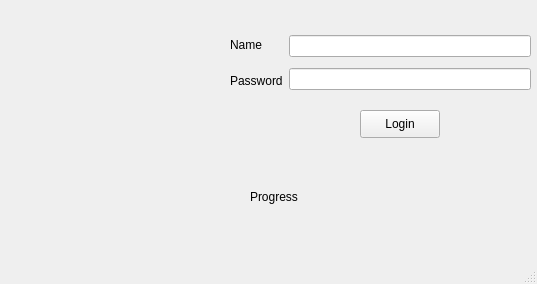
<?xml version="1.0" encoding="UTF-8"?>
<ui version="4.0">
 <class>MainWindow</class>
 <widget class="QMainWindow" name="MainWindow">
  <property name="geometry">
   <rect>
    <x>0</x>
    <y>0</y>
    <width>537</width>
    <height>284</height>
   </rect>
  </property>
  <property name="windowTitle">
   <string>MainWindow</string>
  </property>
  <widget class="QWidget" name="centralwidget">
   <widget class="QPushButton" name="Login">
    <property name="geometry">
     <rect>
      <x>360</x>
      <y>110</y>
      <width>80</width>
      <height>28</height>
     </rect>
    </property>
    <property name="text">
     <string>Login</string>
    </property>
   </widget>
   <widget class="QLabel" name="Pic">
    <property name="geometry">
     <rect>
      <x>20</x>
      <y>30</y>
      <width>161</width>
      <height>171</height>
     </rect>
    </property>
    <property name="text">
     <string/>
    </property>
   </widget>
   <widget class="QWidget" name="">
    <property name="geometry">
     <rect>
      <x>230</x>
      <y>30</y>
      <width>301</width>
      <height>66</height>
     </rect>
    </property>
    <layout class="QHBoxLayout" name="horizontalLayout">
     <item>
      <layout class="QVBoxLayout" name="verticalLayout">
       <item>
        <widget class="QLabel" name="label">
         <property name="text">
          <string>Name</string>
         </property>
         <property name="buddy">
          <cstring>Name</cstring>
         </property>
        </widget>
       </item>
       <item>
        <widget class="QLabel" name="label_2">
         <property name="text">
          <string>Password</string>
         </property>
         <property name="buddy">
          <cstring>Password</cstring>
         </property>
        </widget>
       </item>
      </layout>
     </item>
     <item>
      <layout class="QVBoxLayout" name="verticalLayout_2">
       <item>
        <widget class="QLineEdit" name="Name"/>
       </item>
       <item>
        <widget class="QLineEdit" name="Password">
         <property name="echoMode">
          <enum>QLineEdit::Password</enum>
         </property>
        </widget>
       </item>
      </layout>
     </item>
    </layout>
   </widget>
   <widget class="QWidget" name="">
    <property name="geometry">
     <rect>
      <x>250</x>
      <y>161</y>
      <width>281</width>
      <height>71</height>
     </rect>
    </property>
    <layout class="QHBoxLayout" name="horizontalLayout_2">
     <item>
      <widget class="QLabel" name="progress">
       <property name="text">
        <string>Progress</string>
       </property>
      </widget>
     </item>
    </layout>
   </widget>
  </widget>
  <widget class="QMenuBar" name="menubar">
   <property name="geometry">
    <rect>
     <x>0</x>
     <y>0</y>
     <width>537</width>
     <height>25</height>
    </rect>
   </property>
  </widget>
  <widget class="QStatusBar" name="statusbar"/>
 </widget>
 <resources/>
 <connections/>
</ui>
